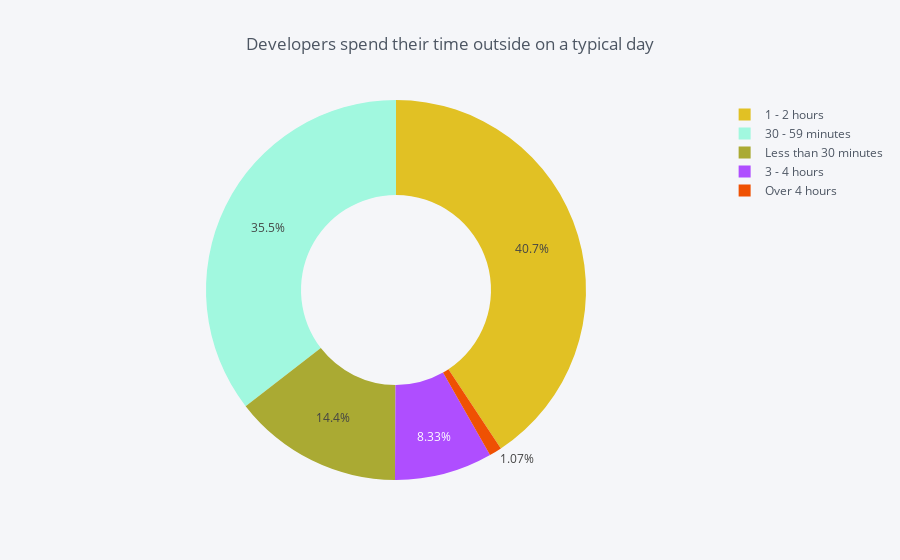

Notebook cell for this chart:
### Code cell
temp = df['HoursOutside'].value_counts()
df1 = pd.DataFrame({'labels': temp.index,
                   'values': temp.values
                  })
df1.iplot(kind='pie',labels='labels',values='values', title='Developers spend their time outside on a typical day', hole = 0.5,color = ['#E1C124','#A1F8DF','#AA355','#AF4EFF','#EF5103','#EFB125'])

### Figure 1 — Plotly figure (JSON) as saved in the notebook; plotly's stock layout.template omitted (floating-point values rounded to 4 significant figures)
{"data": [{"hole": 0.5, "labels": ["1 - 2 hours", "30 - 59 minutes", "Less than 30 minutes", "3 - 4 hours", "Over 4 hours"], "marker": {"colors": ["rgba(225, 193, 36, 1.0)", "rgba(161, 248, 223, 1.0)", "rgba(170, 170, 51, 1.0)", "rgba(175, 78, 255, 1.0)", "rgba(239, 81, 3, 1.0)"]}, "name": "", "type": "pie", "values": [3778, 3293, 1341, 773, 99]}], "layout": {"legend": {"bgcolor": "#F5F6F9", "font": {"color": "#4D5663"}}, "paper_bgcolor": "#F5F6F9", "plot_bgcolor": "#F5F6F9", "title": "Developers spend their time outside on a typical day", "titlefont": {"color": "#4D5663"}}}
